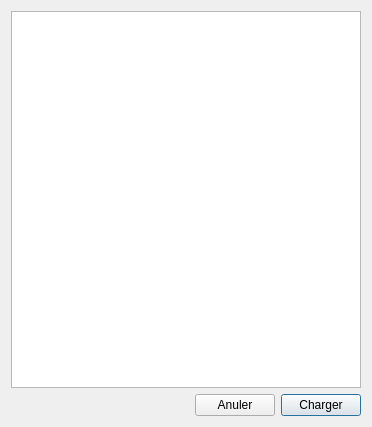
<?xml version="1.0" encoding="UTF-8"?>
<ui version="4.0">
 <class>Dialog</class>
 <widget class="QDialog" name="Dialog">
  <property name="geometry">
   <rect>
    <x>0</x>
    <y>0</y>
    <width>372</width>
    <height>427</height>
   </rect>
  </property>
  <property name="windowTitle">
   <string>Dialog</string>
  </property>
  <layout class="QGridLayout" name="gridLayout">
   <item row="0" column="0" colspan="3">
    <widget class="QListWidget" name="model_list"/>
   </item>
   <item row="1" column="2">
    <widget class="QPushButton" name="pushButton">
     <property name="text">
      <string>Charger</string>
     </property>
    </widget>
   </item>
   <item row="1" column="0">
    <spacer name="horizontalSpacer">
     <property name="orientation">
      <enum>Qt::Horizontal</enum>
     </property>
     <property name="sizeHint" stdset="0">
      <size>
       <width>40</width>
       <height>20</height>
      </size>
     </property>
    </spacer>
   </item>
   <item row="1" column="1">
    <widget class="QPushButton" name="pushButton_2">
     <property name="text">
      <string>Anuler</string>
     </property>
    </widget>
   </item>
  </layout>
 </widget>
 <tabstops>
  <tabstop>model_list</tabstop>
  <tabstop>pushButton</tabstop>
  <tabstop>pushButton_2</tabstop>
 </tabstops>
 <resources/>
 <connections>
  <connection>
   <sender>pushButton_2</sender>
   <signal>clicked()</signal>
   <receiver>Dialog</receiver>
   <slot>reject()</slot>
   <hints>
    <hint type="sourcelabel">
     <x>197</x>
     <y>405</y>
    </hint>
    <hint type="destinationlabel">
     <x>66</x>
     <y>415</y>
    </hint>
   </hints>
  </connection>
  <connection>
   <sender>pushButton</sender>
   <signal>clicked()</signal>
   <receiver>Dialog</receiver>
   <slot>accept()</slot>
   <hints>
    <hint type="sourcelabel">
     <x>283</x>
     <y>409</y>
    </hint>
    <hint type="destinationlabel">
     <x>215</x>
     <y>424</y>
    </hint>
   </hints>
  </connection>
 </connections>
</ui>
